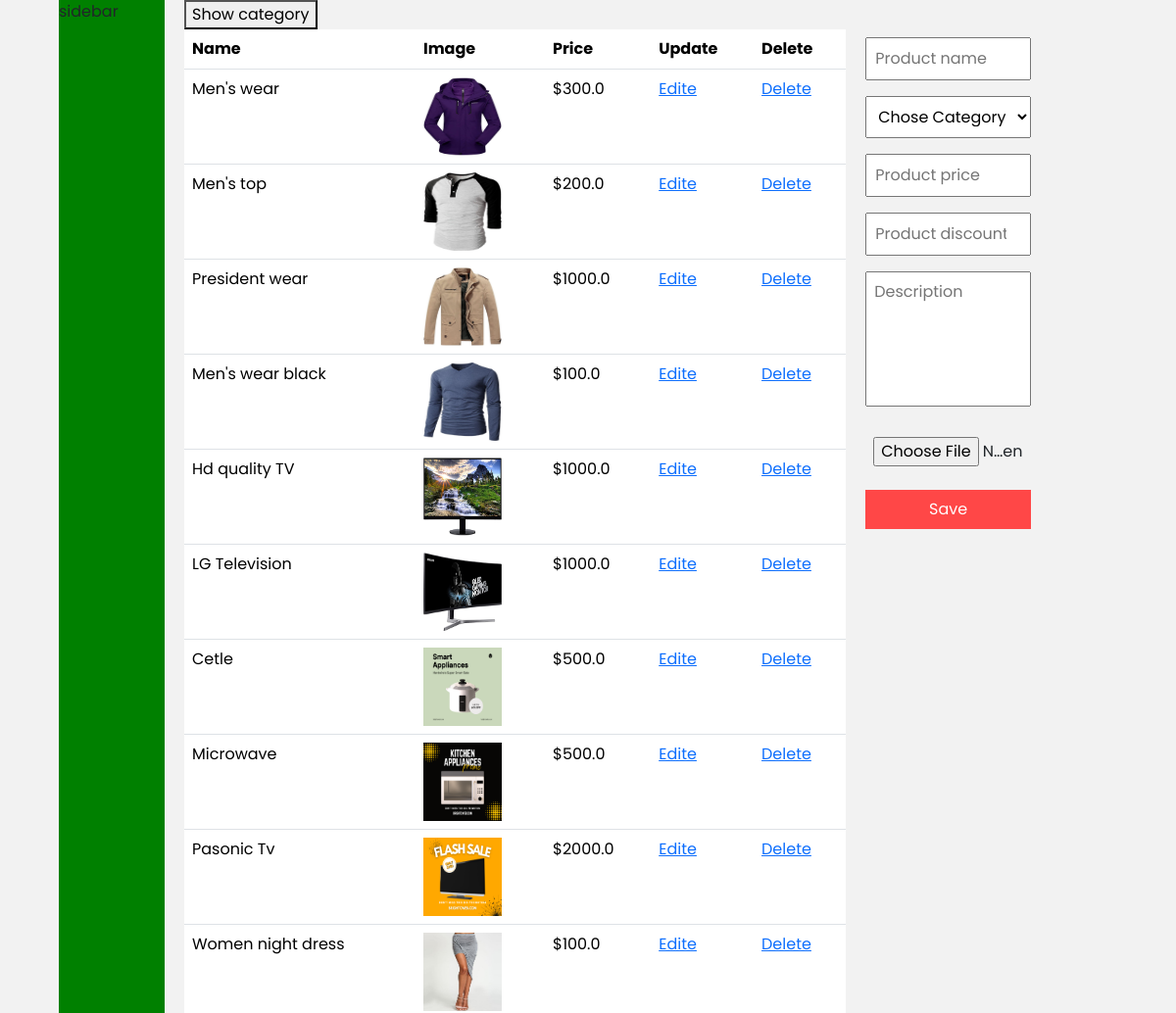
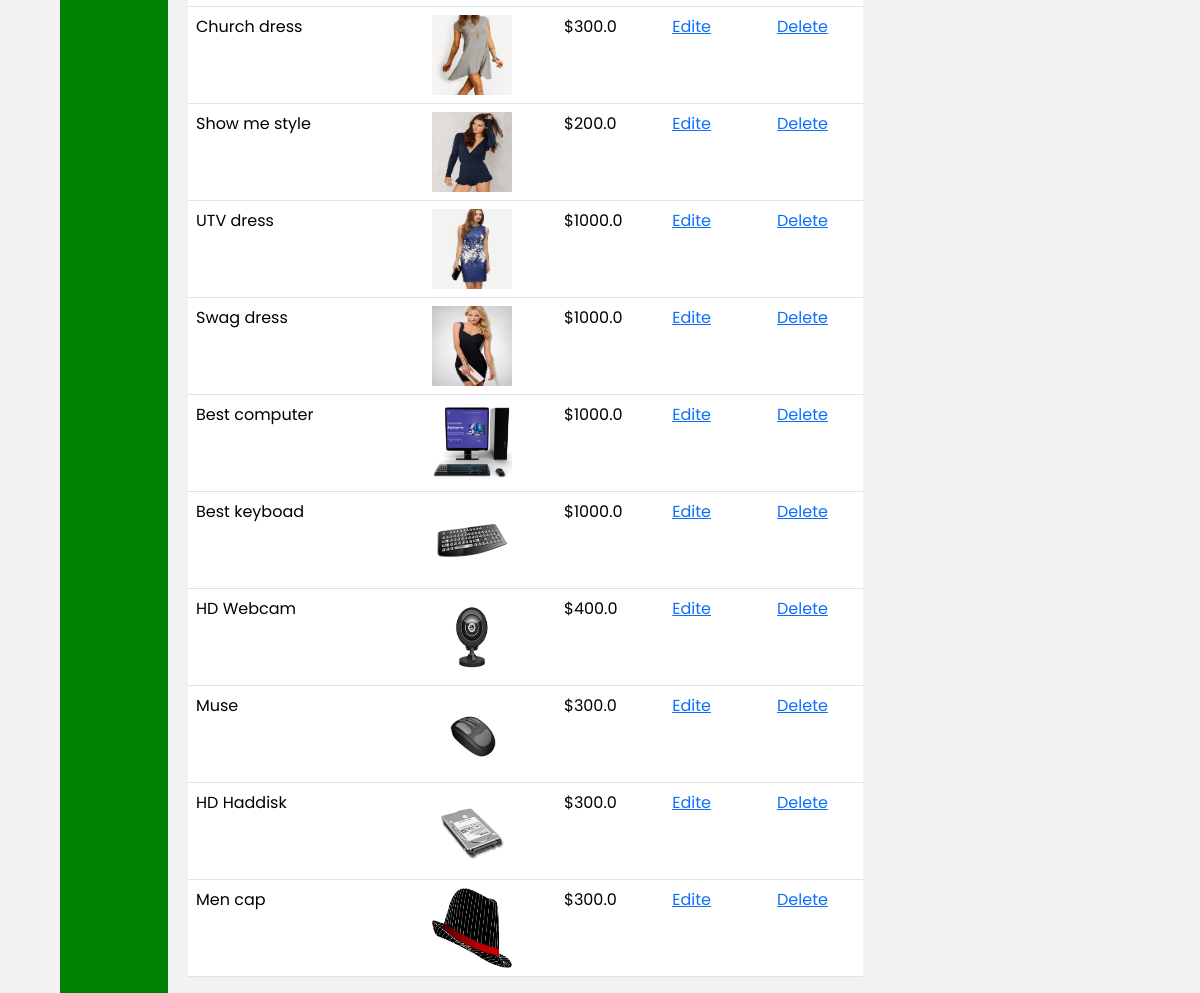
Screenshot of /addcategory with the database file from the repository (2 pictures, top to bottom).
### model.py (models this page shows, shortened)
class Product(db.Model):
    id=db.Column(db.Integer,primary_key=True)
    catid=db.Column(db.Integer,db.ForeignKey('category.id'),nullable=False)
    name=db.Column(db.String(200),nullable=False)
    slug=db.Column(db.String(200),nullable=False,unique=True)
    price=db.Column(db.Float, nullable=False)
    discount=db.Column(db.Integer,default=0)
    image=db.Column(db.String(250),nullable=False)
    description=db.Column(db.Text,nullable=False)
    posteddate=db.Column(db.DateTime,default=datetime.utcnow)
    viewed=db.Column(db.Integer,default=0)

### adminblueprint/addcategory.py (the view)
@admincategory.route('/addcategory',methods=['GET','POST'])
def addcategory():
    allcat=Category.query.all()
    pro=Product.query.all()
    catform=CategoryForm()
    proform=ProductForm()
    if catform.validate_on_submit():
        checkcatexist=Category.query.filter_by(name=catform.name.data).first()
        if checkcatexist:
            flash(f'Category name already exist{catform.name.data}','error')
            return redirect(url_for('admincategory.addcategory'))
        else:
            slug=catform.name.data.lower()
            slug=slug.replace(' ','-')
            slug=unicodedata.normalize('NFKD',slug).encode('ascii','ignore').decode('utf-8')
            slug=re.sub(r'[-]+','-',slug)
            slug=slug.strip('-')
            category=Category(name=catform.name.data,slug=slug)
            db.session.add(category)
            db.session.commit()
            return redirect(url_for('admincategory.addcategory'))
    else:
        return render_template('admin/addcategory.html',allcat=allcat,catform=catform, proform=proform,pro=pro)

### forms.py
class CategoryForm(FlaskForm):
    name=StringField('Category Name', validators=[DataRequired()])
    submit=SubmitField('Save')

class ProductForm(FlaskForm):
    image=FileField("Image")
    submit=SubmitField('Save')

### app.py (called while the page is built)
@app.context_processor
def globaldata():
    category=Category.query.all()
    return {'category':category}

### templates/admin/addcategory.html (shortened to what this page needs)
{% extends 'admin/based.html' %}
{% block style %}
<link rel="stylesheet" href="{{ url_for('static', filename='css/bootstrap.css') }}">
{% endblock  %}
{% block content %}
<div class="admin-container">
    <div class="admin-main-container">
        <div class="admin-sidebar">
            sidebar
        </div>
        <div class="admin-main">
                <button id="showbtn"type="button" onclick="categoryform()">Show category</button>
                 <div class="mytable hidetable">
               <div class="tablediv">
                <table class="table ">
                    <thead>
                      <tr>
                        <th scope="col">Name</th>
                        <th scope="col">Image</th>
                        <th scope="col">Price</th>
                        <th scope="col">Update</th>
                        <th scope="col">Delete</th>
                      </tr>
                    </thead>
                    <tbody>
                      {% for p in pro %}
                      <tr>
                        <td>{{ p.name }}</td>
                        <td>
                          <img class="adminproimg" src="{{ url_for('static',filename='productimg/'+ p.image) }}" alt="">
                        </td>
                        <td>${{p.price}}</td>
                        <td>
                          <a href="{{ url_for('editpro.edititem', id=p['id']) }}">Edite</a>
                        </td>
                        <td>
                          <a href="{{ url_for('deletepro.deleteitem', id=p['id']) }}">Delete</a>
                        </td>
                      </tr>
                      {% endfor %}
                    </tbody>
                  </table>
               </div>
                  <div class="formdiv">
                    <form action="{{ url_for('addproduct.addpro') }}" method="POST" enctype="multipart/form-data">
                        <input type="text" name="name" placeholder="Product name">
                        <select name="catid" id="catid">
                          <option >Chose Category</option>
                        </select>
                        <input type="text" name="price" placeholder="Product price">
                        <input type="number" name="discount" placeholder="Product discount">
                        <textarea name="description" placeholder="Description" cols="30" rows="5"></textarea>
                       {{ proform.image }}
                       {{ proform.submit }}
                    </form>
                  </div>
            </div>
        </div>
    </div>
</div>
{% endblock  %}

### static/css/admincss.css (style rules this page uses)
.admin-container { width: 90vw; margin: 0px auto; }
.admin-main-container { display: flex; gap: 20px; }
.admin-sidebar { flex-basis: 10%; background-color: green; }
.admin-main { flex-basis: 80%; }
.mytable { display: flex; gap: 20px; }
.tablediv { flex-basis: 80%; }
.formdiv { flex-basis: 20%; }
.formdiv form { width: 100%; }
.formdiv form input, textarea,select { width: 100%; resize: none; padding: 8px; outline: none; margin: 8px 0px; }
.adminproimg { width: 80px; height: 80px; }
input[type='submit'] { background-color: var(--primary-color); padding: 5px; border: none; color: white; cursor: pointer; }

### static/css/colors.css (style rules this page uses)
:root { --primary-color:#FF4747; --primary-color-light:#FFF1F1; --background-color:#F2F2F2; --text-light-color:#CECECE; --font-family: 'Poppins', sans-serif; --hover-color:#FF6C35; }
body { font-family: 'Poppins', sans-serif; background-color: var(--background-color); margin: 0; padding: 0; }

### rows the page displays
Product: name "Men's wear", image (picture), price "300.0"
Product: name "Men's top", image (picture), price "200.0"
Product: name "President wear", image (picture), price "1000.0"
Product: name "Men's wear black", image (picture), price "100.0"
Product: name "Hd quality TV", image (picture), price "1000.0"
Product: name "LG Television", image (picture), price "1000.0"
Product: name "Cetle", image (picture), price "500.0"
Product: name "Microwave", image (picture), price "500.0"
Product: name "Pasonic Tv", image (picture), price "2000.0"
Product: name "Women night dress", image (picture), price "100.0"
Product: name "Church dress", image (picture), price "300.0"
Product: name "Show me style", image (picture), price "200.0"
Product: name "UTV dress", image (picture), price "1000.0"
Product: name "Swag dress", image (picture), price "1000.0"
Product: name "Best computer", image (picture), price "1000.0"
Product: name "Best keyboad", image (picture), price "1000.0"
Product: name "HD Webcam", image (picture), price "400.0"
Product: name "Muse", image (picture), price "300.0"
Product: name "HD Haddisk", image (picture), price "300.0"
Product: name "Men cap", image (picture), price "300.0"
